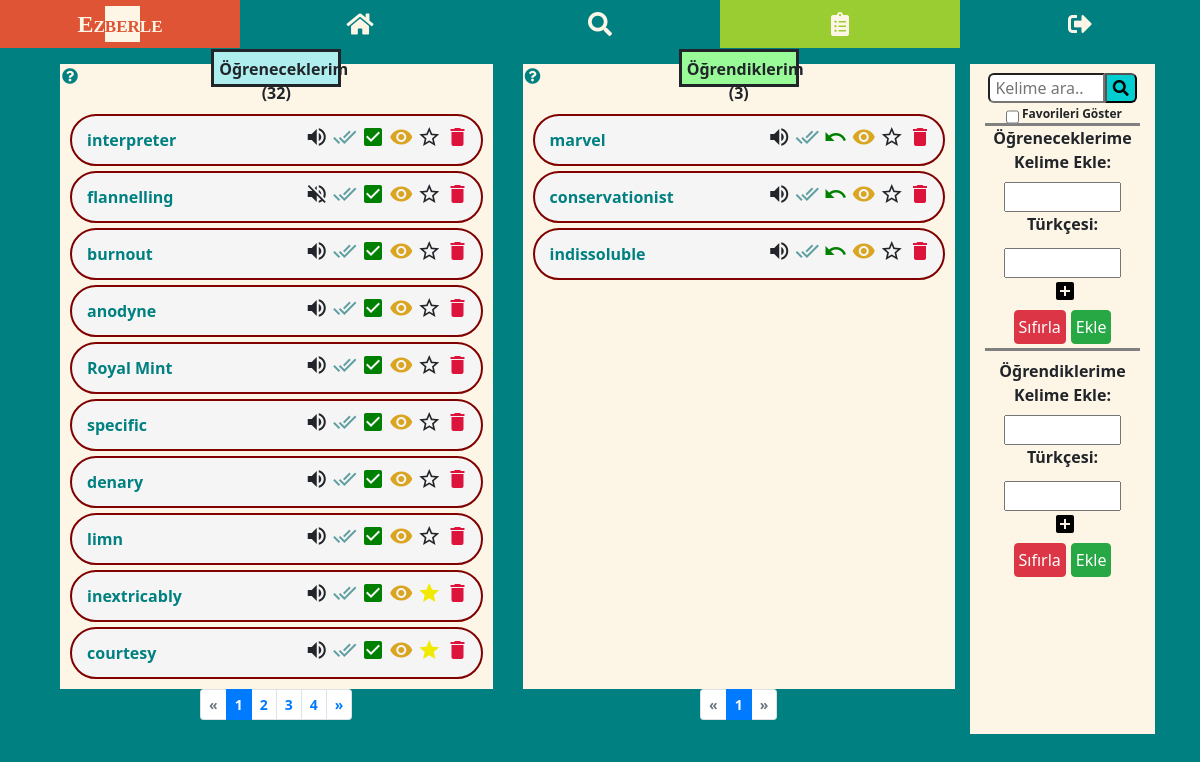
/kelime_listesi/ (signed in), run on the app's committed database.
### my_dict/models.py (models this page shows, shortened)
class WordEn(models.Model):
    user = models.ForeignKey(User, on_delete=models.CASCADE)
    english = models.CharField(max_length=100)
    audio = models.CharField(max_length=300)
    create_time = models.DateTimeField(auto_now_add=True)
    is_learned = models.BooleanField(default=False)
    is_seen = models.BooleanField(default=False)
    is_starred = models.BooleanField(default=False)
    memorize_tracker = FieldTracker(fields=['is_learned'])
    class Meta:
        ordering = ['-create_time']

### my_dict/views.py (the view)
# urls.py: path('kelime_listesi/', my_word_list, name='word-list'),
@login_required
def my_word_list(request):
    learned_words = WordEn.objects.filter(user=request.user, is_learned=True)
    unlearned_words = WordEn.objects.filter(user=request.user, is_learned=False)
    learned_count = len(learned_words)
    unlearned_count = len(unlearned_words)
    if request.method == 'POST':
        if "english-unl" in request.POST:
            word_en = request.POST.get('english-unl')
            word_tr_list = request.POST.getlist('turkish-unl[]')
            if not WordEn.objects.filter(user=request.user, english=word_en).exists():
                create_word_en = WordEn(user=request.user, english=word_en)
                create_word_en.save()
                for word_tr in word_tr_list:
                    if word_tr.strip() != "":
                        create_word_tr = create_word_en.turkish.create(turkish=word_tr)
                        create_word_tr.save()
                is_added = True
            else:
                is_added = False
            data = {'is_added': is_added}
            return JsonResponse(data)
        elif "english-l" in request.POST:
            word_en = request.POST.get('english-l')
            word_tr_list = request.POST.getlist('turkish-l[]')
            if not WordEn.objects.filter(user=request.user, english=word_en).exists():
                create_word_en = WordEn(user=request.user, english=word_en, is_learned=True)
                create_word_en.save()
                for word_tr in word_tr_list:
                    if word_tr.strip() != "":
                        create_word_tr = create_word_en.turkish.create(turkish=word_tr)
                        create_word_tr.save()
                is_added = True
            else:
                is_added = False
            data = {'is_added': is_added}
            return JsonResponse(data)
    elif request.method == "GET":
        word = request.GET.get("q")
        my_word_list_search(request, word)
    paginator_unl = Paginator(unlearned_words, 10)
    page_no_unl = request.GET.get('s')
    page_unl = paginator_unl.get_page(page_no_unl)
    paginator_l = Paginator(learned_words, 10)
    page_no_l = request.GET.get('p')
    page_l = paginator_l.get_page(page_no_l)
    context = {
        'page_obj_unl': page_unl,
        'page_obj_l': page_l,
        'learned_words': learned_words,
        'unlearned_words': unlearned_words,
        'learned_count': learned_count,
        'unlearned_count': unlearned_count,
    }
    return render(request, 'my_dict/word_list.html', context=context)

### my_dict/templates/my_dict/word_list.html (shortened to what this page needs)
{% extends 'base.html' %}
{% load static %}
{% block content %}
<div class="container-md" style="padding-top:48px">
<div class="row mt-3">
    <div class="col-lg-5 tbl-first pd-neg">
        <div class="tbl-words position-relative">
            <span class="title title-unl">Öğreneceklerim <br> <div>(<span class="count-unl">{{ unlearned_count }}</span>)</div></span>
            <div class="tt">
              <i class="fas fa-question-circle"></i>
            </div>
            <ul class="unl-word" style="max-height:626px">
                {% if "kelime_listesi/q=" not in request.path or page_obj_unl|length > 0 %}
                    {% for word in page_obj_unl %}
                    <li data-id="{{word.id}}" class="li{{word.id}}">
                        <div class="en-section">
                            <div class="align-self-center word">
                                <a href="{% url 'dictionary' word.english %}">{{ word.english }}</a>
                            </div>
                            <div data-id="{{word.id}}" class="btn-grp" style="padding-right:3px;">
                                {% if word.audio %}
                                <i title="Dinle" style="cursor:pointer; right:10px;" class="material-icons audio">volume_up</i>
                                {% else %}
                                <i title="Ses mevcut değil" style="cursor:pointer; right:10px;" class="material-icons audio">volume_off</i>
                                {% endif %}
                                {% if word.is_seen %}
                                <i title="Görüldü" class="material-icons tick-seen dodger" style="cursor:pointer;">done_all</i>
                                {% else %}
                                <i title="Görüldü" class="material-icons tick-seen cadet" style="cursor:pointer;">done_all</i>
                                {% endif %}
                                <i title="Ezberledim" class="material-icons tick-learn memorize" style="cursor:pointer;">check_box</i>
                                <button data-toggle="collapse" data-target=".tr{{word.id}}" class="eye"><i title="Türkçelerini göster" class="material-icons" style="margin-left: -6px;margin-right:-6px">remove_red_eye</i></button>
                                {% if not word.is_starred %}
                                <i title="Favorilere ekle" class="material-icons star" style="cursor:pointer;">star_border</i>
                                {% else %}
                                <i title="Favorilere eklendi" class="material-icons star pale-yellow" style="cursor:pointer;">star</i>
                                {% endif %}
                                <i title="Sil" class="material-icons del del-unl" style="cursor:pointer;">delete</i>
                            </div>
                        </div>
                    </li>
                    {% endfor %}
                {% elif page_obj_unl|length == 0 and '$favorites' not in request.path %}
                    <li>Bu listeye <u style="color:red">{{word}}</u> için bir kelime kayıt edilmemiş.</li>
                {% endif %}
            </ul>
        </div>
        {% if 'kelime_listesi/q=' not in request.path or unl_pg_count > 9 %}
        <nav aria-label="Page navigation example">
          <ul class="pagination pagination-sm justify-content-center">
          {% if page_obj_unl.has_previous %}
              <li class="page-item">
              <a class="page-link" href="?s={{ page_obj_unl.previous_page_number }}">&laquo</a>
            </li>
          {% else %}
              <li class="page-item disabled">
              <a class="page-link" href="#" tabindex="-1" aria-disabled="true">&laquo</a>
            </li>
          {% endif %}
          {% for i in page_obj_unl.paginator.page_range %}
              {% if page_obj_unl.number == i %}
                  <li class="page-item active" aria-current="page">
                <span class="page-link">
                  {{ i }}
                </span>
              </li>
              {% elif i > page_obj_unl.number|add:'-5' and i < page_obj_unl.number|add:'5' %}
                   <li class="page-item"><a class="page-link" href="?s={{ i }}">{{ i }}</a></li>
              {% endif %}
          {% endfor %}
          {% if page_obj_unl.has_next %}
              <li class="page-item">
              <a class="page-link" href="?s={{ page_obj_unl.next_page_number }}">&raquo</a>
            </li>
          {% else %}
              <li class="page-item disabled">
              <a class="page-link" href="#" tabindex="-1" aria-disabled="true">&raquo</a>
            </li>
          {% endif %}
        </ul>
      </nav>
        {% endif %}
    </div>
    <div class="col-lg-5 mt-md-2 mt-lg-0 pd-neg">
        <div class="tbl-words position-relative">
            <span class="title title-l">Öğrendiklerim <br> (<span class="count-l">{{ learned_count }}</span>)</span>
            <div class="tt">
              <i class="fas fa-question-circle"></i>
            </div>
            <ul class="l-word" style="max-height:626px">
                {% if "kelime_listesi/q=" not in request.path or page_obj_l|length > 0 %}
                    {% for word in page_obj_l %}
                    <li data-id="{{word.id}}" class="li{{word.id}}">
                        <div class="en-section">
                            <div class="align-self-center word">
                                <a href="{% url 'dictionary' word.english %}">{{ word.english }}</a>
                            </div>
                            <div data-id="{{word.id}}" class="btn-grp" style="padding-right:3px;">
                                {% if word.audio %}
                                <i title="Dinle" style="cursor:pointer; right:10px;" class="material-icons audio">volume_up</i>
                                {% else %}
                                <i title="Ses mevcut değil" style="cursor:pointer; right:10px;" class="material-icons audio">volume_off</i>
                                <audio src="{{word.audio}}"></audio>
                                {% endif %}
                                {% if word.is_seen %}
                                <i title="Görüldü" class="material-icons tick-seen dodger" style="cursor:pointer;">done_all</i>
                                {% else %}
                                <i title="Görüldü" class="material-icons tick-seen cadet" style="cursor:pointer;">done_all</i>
                                {% endif %}
                                <i title="Unuttum" class="material-icons tick-unlearn memorize" style="cursor:pointer;">undo</i>
                                {% if word.turkish %}
                                <button data-toggle="collapse" data-target=".tr{{word.id}}" class="eye"><i title="Türkçelerini göster" class="material-icons" style="margin-left: -6px;margin-right:-6px">remove_red_eye</i></button>
                                {% endif %}
                                {% if not word.is_starred %}
                                <i title="Favorilere ekle" class="material-icons star" style="cursor:pointer;">star_border</i>
                                {% else %}
                                <i title="Favorilere eklendi" class="material-icons star pale-yellow" style="cursor:pointer;">star</i>
                                {% endif %}
                                <i title="Sil" class="material-icons del del-l" style="cursor:pointer;">delete</i>
                            </div>
                        </div>
                    </li>
                    {% endfor %}
                {% elif page_obj_l|length == 0 and '$favorites' not in request.path %}
                    <li>Bu listeye <u style="color:red">{{word}}</u> için bir kelime kayıt edilmemiş.</li>
                {% endif %}
            </ul>
        </div>
        {% if 'kelime_listesi/q=' not in request.path or l_pg_count > 9 %}
        <nav aria-label="Page navigation example">
          <ul class="pagination pagination-sm justify-content-center">
          {% if page_obj_l.has_previous %}
              <li class="page-item">
              <a class="page-link" href="?p={{ page_obj_l.previous_page_number }}">&laquo</a>
            </li>
          {% else %}
              <li class="page-item disabled">
              <a class="page-link" href="#" tabindex="-1" aria-disabled="true">&laquo</a>
            </li>
          {% endif %}
          {% for i in page_obj_l.paginator.page_range %}
              {% if page_obj_l.number == i %}
                  <li class="page-item active" aria-current="page">
                <span class="page-link">
                  {{ i }}
                </span>
              </li>
              {% elif i > page_obj_l.number|add:'-5' and i < page_obj_l.number|add:'5' %}
                   <li class="page-item"><a class="page-link" href="?p={{ i }}">{{ i }}</a></li>
              {% endif %}
          {% endfor %}
          {% if page_obj_l.has_next %}
              <li class="page-item">
              <a class="page-link" href="?p={{ page_obj_l.next_page_number }}">&raquo</a>
            </li>
          {% else %}
              <li class="page-item disabled">
              <a class="page-link" href="#" tabindex="-1" aria-disabled="true">&raquo</a>
            </li>
          {% endif %}
          </ul>
        </nav>
        {% endif %}
    </div>
    <div class="col-lg-2 col-sm-8 word-mng mb-md-3 mb-lg-0 pd-neg" style="max-height:670px; background:oldlace">
        <div style="height:50px">
            <div class="d-flex justify-content-center" style="margin-top:9px">
                {% if 'kelime_listesi/q=' in request.path and '$favorites' not in request.path %}
                    <input class="wl-search w-75" name="q" placeholder="Kelime ara.." type="search" value="{{word}}" onClick="this.setSelectionRange(0, this.value.length)">
                {% else %}
                    <input class="wl-search w-75" name="q" placeholder="Kelime ara.." type="search">
                {% endif %}
                <button class="wl-search-btn"><i class="fas fa-search"></i></button>
            </div>
            {% if '$favorites' in request.path %}
            <div class="d-flex justify-content-center"><input id="show-fav" type="checkbox" checked style="margin:5px 3px">
                <label for="show-fav" style="font-size:12px;margin-top:2px">Favorileri Göster</label>
            </div>
            {% else %}
            <div class="d-flex justify-content-center"><input id="show-fav" type="checkbox" style="margin:5px 3px">
                <label for="show-fav" style="font-size:12px;margin-top:2px">Favorileri Göster</label>
            </div>
            {% endif %}
        </div>
        <div class="mng-body">
            <div class="text-center mng-top" style="border-bottom:medium solid gray;border-top:medium solid gray; display:grid">
                <div>
                    <span id="add-title-unl">Öğreneceklerime</span><br>
                    <label for="english-unl">Kelime Ekle:</label>
                </div>
                <div><input type="text" id="english-unl" name="english-unl" required aria-autocomplete="none" style="width:75%"></div>
                <div><label for="turkish-unl">Türkçesi:</label></div>
                <div><input type="text" id="turkish-unl" name="turkish-unl" class="input-tr-unl mt-1 turkish w-75" aria-autocomplete="none"></div>
                <div class="d-flex justify-content-center">
                  <button class="add-tr add-tr-unl"><i class="material-icons">add_box</i></button>
                </div>
                <div class="d-flex justify-content-center mb-1">
                  <input class="btn btn-danger p-1 reset-unl" type="reset" value="Sıfırla" style="margin-right:5px;">
                  <input class="btn btn-success p-1 add2unl" type="submit" value="Ekle">
                </div>
            </div>
        </div>
        <div class="text-center mng-bottom" style="display:grid">
            <div>
                <span id="add-title-l">Öğrendiklerime</span> <br>
                <label for="english-l">Kelime Ekle:</label>
            </div>
            <div><input type="text" id="english-l" name="english-l" required aria-autocomplete="none" style="width:75%"></div>
            <div><label for="turkish-l">Türkçesi:</label></div>
            <div><input type="text" id="turkish-l" name="turkish-l" class="input-tr-l mt-1 turkish w-75" aria-autocomplete="none"></div>
            <div class="d-flex justify-content-center">
              <button class="add-tr add-tr-l"><i class="material-icons">add_box</i></button>
            </div>
            <div class="d-flex justify-content-center mng-form2 mb-sm-1 mb-lg-0">
              <input class="btn btn-danger p-1 reset-l" type="reset" value="Sıfırla" style="margin-right:5px">
              <input class="btn btn-success p-1 add2l" type="submit" value="Ekle">
            </div>
        </div>
    </div>
</div>
</div>
{% endblock %}

### data on the page
WordEn: english "interpreter", is_seen False (drawn), is_starred False (drawn)
WordEn: english "flannelling", is_seen False (drawn), is_starred False (drawn)
WordEn: english "burnout", is_seen False (drawn), is_starred False (drawn)
WordEn: english "anodyne", is_seen False (drawn), is_starred False (drawn)
WordEn: english "Royal Mint", is_seen False (drawn), is_starred False (drawn)
WordEn: english "specific", is_seen False (drawn), is_starred False (drawn)
WordEn: english "denary", is_seen False (drawn), is_starred False (drawn)
WordEn: english "limn", is_seen False (drawn), is_starred False (drawn)
WordEn: english "inextricably", is_seen False (drawn), is_starred True (drawn)
WordEn: english "courtesy", is_seen False (drawn), is_starred True (drawn)
WordEn: english "marvel", is_seen False (drawn), is_starred False (drawn)
WordEn: english "conservationist", is_seen False (drawn), is_starred False (drawn)
WordEn: english "indissoluble", is_seen False (drawn), is_starred False (drawn)

### other printed values
{{ unlearned_count }} "32"
{{ i }} "1"
{{ i }} "2" "3" "4"
{{ learned_count }} "3"
